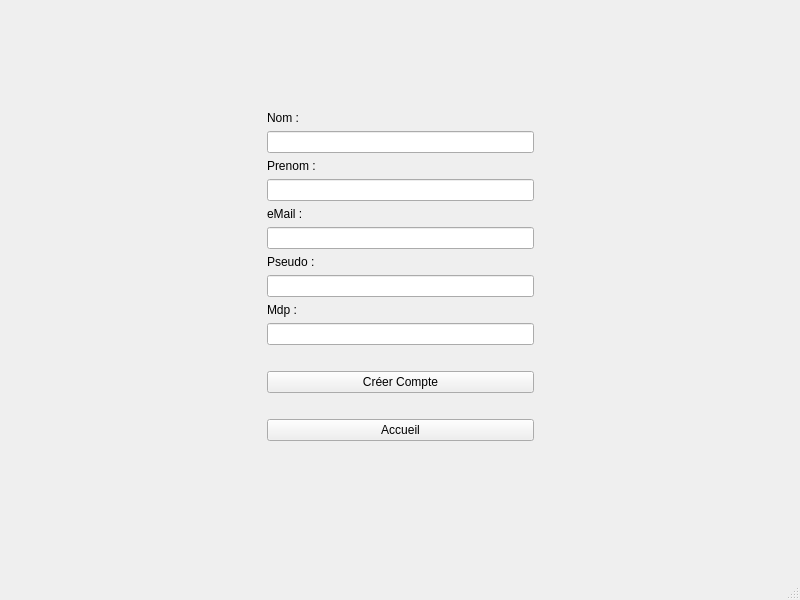
<?xml version="1.0" encoding="UTF-8"?>
<ui version="4.0">
 <class>MainWindow</class>
 <widget class="QMainWindow" name="MainWindow">
  <property name="geometry">
   <rect>
    <x>0</x>
    <y>0</y>
    <width>800</width>
    <height>600</height>
   </rect>
  </property>
  <property name="windowTitle">
   <string>MainWindow</string>
  </property>
  <widget class="QWidget" name="centralwidget">
   <widget class="QWidget" name="gridLayoutWidget">
    <property name="geometry">
     <rect>
      <x>0</x>
      <y>0</y>
      <width>801</width>
      <height>551</height>
     </rect>
    </property>
    <layout class="QGridLayout" name="gridLayout">
     <item row="11" column="1">
      <widget class="QLabel" name="label_4">
       <property name="text">
        <string>Mdp :</string>
       </property>
      </widget>
     </item>
     <item row="18" column="1">
      <spacer name="verticalSpacer">
       <property name="orientation">
        <enum>Qt::Vertical</enum>
       </property>
       <property name="sizeHint" stdset="0">
        <size>
         <width>20</width>
         <height>40</height>
        </size>
       </property>
      </spacer>
     </item>
     <item row="2" column="2">
      <spacer name="horizontalSpacer_2">
       <property name="orientation">
        <enum>Qt::Horizontal</enum>
       </property>
       <property name="sizeHint" stdset="0">
        <size>
         <width>40</width>
         <height>20</height>
        </size>
       </property>
      </spacer>
     </item>
     <item row="10" column="1">
      <widget class="QLineEdit" name="lineEdit_Pseudo">
       <property name="echoMode">
        <enum>QLineEdit::Normal</enum>
       </property>
      </widget>
     </item>
     <item row="6" column="1">
      <widget class="QLabel" name="label_2">
       <property name="text">
        <string>eMail :</string>
       </property>
      </widget>
     </item>
     <item row="0" column="1">
      <spacer name="verticalSpacer_2">
       <property name="orientation">
        <enum>Qt::Vertical</enum>
       </property>
       <property name="sizeHint" stdset="0">
        <size>
         <width>20</width>
         <height>40</height>
        </size>
       </property>
      </spacer>
     </item>
     <item row="8" column="1">
      <widget class="QLabel" name="label_3">
       <property name="text">
        <string>Pseudo :</string>
       </property>
      </widget>
     </item>
     <item row="4" column="1">
      <widget class="QLineEdit" name="lineEdit_Prenom">
       <property name="echoMode">
        <enum>QLineEdit::Normal</enum>
       </property>
      </widget>
     </item>
     <item row="3" column="1">
      <widget class="QLabel" name="label_5">
       <property name="text">
        <string>Prenom :</string>
       </property>
      </widget>
     </item>
     <item row="2" column="0">
      <spacer name="horizontalSpacer">
       <property name="orientation">
        <enum>Qt::Horizontal</enum>
       </property>
       <property name="sizeHint" stdset="0">
        <size>
         <width>40</width>
         <height>20</height>
        </size>
       </property>
      </spacer>
     </item>
     <item row="15" column="1">
      <widget class="QPushButton" name="boutton_Compte">
       <property name="text">
        <string>Créer Compte</string>
       </property>
      </widget>
     </item>
     <item row="1" column="1">
      <widget class="QLabel" name="label">
       <property name="text">
        <string>Nom :</string>
       </property>
      </widget>
     </item>
     <item row="17" column="1">
      <widget class="QPushButton" name="retourAccueil">
       <property name="text">
        <string>Accueil</string>
       </property>
      </widget>
     </item>
     <item row="2" column="1">
      <widget class="QLineEdit" name="lineEdit_Nom"/>
     </item>
     <item row="12" column="1">
      <widget class="QLineEdit" name="lineEdit_Mdp">
       <property name="echoMode">
        <enum>QLineEdit::Password</enum>
       </property>
      </widget>
     </item>
     <item row="7" column="1">
      <widget class="QLineEdit" name="lineEdit_eMail"/>
     </item>
     <item row="16" column="1">
      <widget class="QLabel" name="label_6">
       <property name="text">
        <string/>
       </property>
      </widget>
     </item>
     <item row="13" column="1">
      <widget class="QLabel" name="label_7">
       <property name="text">
        <string/>
       </property>
      </widget>
     </item>
    </layout>
   </widget>
  </widget>
  <widget class="QMenuBar" name="menubar">
   <property name="geometry">
    <rect>
     <x>0</x>
     <y>0</y>
     <width>800</width>
     <height>20</height>
    </rect>
   </property>
  </widget>
  <widget class="QStatusBar" name="statusbar"/>
 </widget>
 <tabstops>
  <tabstop>lineEdit_Nom</tabstop>
  <tabstop>lineEdit_Prenom</tabstop>
  <tabstop>lineEdit_eMail</tabstop>
  <tabstop>lineEdit_Pseudo</tabstop>
  <tabstop>lineEdit_Mdp</tabstop>
  <tabstop>boutton_Compte</tabstop>
 </tabstops>
 <resources/>
 <connections/>
</ui>
